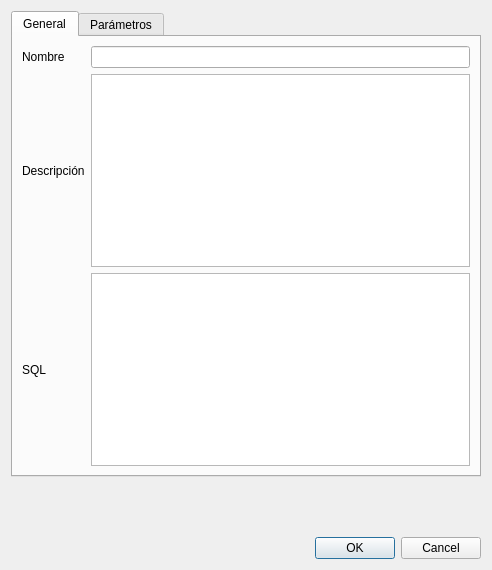
<?xml version="1.0" encoding="UTF-8"?>
<ui version="4.0">
 <class>TableDlgClass</class>
 <widget class="DataDialog" name="TableDlgClass">
  <property name="geometry">
   <rect>
    <x>0</x>
    <y>0</y>
    <width>492</width>
    <height>570</height>
   </rect>
  </property>
  <property name="windowTitle">
   <string>Datos de la Tabla</string>
  </property>
  <layout class="QVBoxLayout" name="verticalLayout_3">
   <item>
    <widget class="QTabWidget" name="tabs">
     <property name="currentIndex">
      <number>0</number>
     </property>
     <widget class="QWidget" name="general">
      <attribute name="title">
       <string>General</string>
      </attribute>
      <layout class="QVBoxLayout" name="verticalLayout">
       <item>
        <layout class="QGridLayout" name="gridLayout">
         <item row="0" column="0">
          <widget class="QLabel" name="label_3">
           <property name="text">
            <string>Nombre</string>
           </property>
           <property name="buddy">
            <cstring>nombre</cstring>
           </property>
          </widget>
         </item>
         <item row="0" column="1">
          <widget class="QLineEdit" name="nombre"/>
         </item>
         <item row="1" column="0">
          <widget class="QLabel" name="label">
           <property name="text">
            <string>Descripción</string>
           </property>
           <property name="buddy">
            <cstring>descripcion</cstring>
           </property>
          </widget>
         </item>
         <item row="1" column="1">
          <widget class="QTextEdit" name="descripcion"/>
         </item>
         <item row="2" column="0">
          <widget class="QLabel" name="label_2">
           <property name="text">
            <string>SQL</string>
           </property>
           <property name="buddy">
            <cstring>sql</cstring>
           </property>
          </widget>
         </item>
         <item row="2" column="1">
          <widget class="QTextEdit" name="sql"/>
         </item>
        </layout>
       </item>
      </layout>
     </widget>
     <widget class="QWidget" name="parametros">
      <attribute name="title">
       <string>Parámetros</string>
      </attribute>
      <layout class="QVBoxLayout" name="verticalLayout_2">
       <item>
        <layout class="QGridLayout" name="gridLayout_2">
         <item row="0" column="0">
          <widget class="QLabel" name="label_4">
           <property name="text">
            <string>Título</string>
           </property>
           <property name="buddy">
            <cstring>titulo</cstring>
           </property>
          </widget>
         </item>
         <item row="0" column="1">
          <widget class="QLineEdit" name="titulo"/>
         </item>
         <item row="1" column="0">
          <widget class="QLabel" name="label_5">
           <property name="text">
            <string>Nombre eje X</string>
           </property>
           <property name="buddy">
            <cstring>nombreX</cstring>
           </property>
          </widget>
         </item>
         <item row="1" column="1">
          <widget class="QLineEdit" name="nombreX"/>
         </item>
         <item row="2" column="0">
          <widget class="QLabel" name="label_6">
           <property name="text">
            <string>Nombre eje Y</string>
           </property>
           <property name="buddy">
            <cstring>nombreY</cstring>
           </property>
          </widget>
         </item>
         <item row="2" column="1">
          <widget class="QLineEdit" name="nombreY"/>
         </item>
        </layout>
       </item>
       <item>
        <widget class="QGroupBox" name="groupBox">
         <property name="title">
          <string>Tipo de Tabla</string>
         </property>
         <widget class="QRadioButton" name="barras">
          <property name="geometry">
           <rect>
            <x>20</x>
            <y>30</y>
            <width>105</width>
            <height>23</height>
           </rect>
          </property>
          <property name="text">
           <string>Barras</string>
          </property>
         </widget>
         <widget class="QRadioButton" name="barrasAc">
          <property name="geometry">
           <rect>
            <x>20</x>
            <y>60</y>
            <width>161</width>
            <height>23</height>
           </rect>
          </property>
          <property name="text">
           <string>Barras acumulativo</string>
          </property>
         </widget>
         <widget class="QRadioButton" name="tarta">
          <property name="geometry">
           <rect>
            <x>20</x>
            <y>90</y>
            <width>105</width>
            <height>23</height>
           </rect>
          </property>
          <property name="text">
           <string>Tarta</string>
          </property>
         </widget>
         <widget class="QRadioButton" name="lineas">
          <property name="geometry">
           <rect>
            <x>20</x>
            <y>120</y>
            <width>105</width>
            <height>23</height>
           </rect>
          </property>
          <property name="text">
           <string>Líneas</string>
          </property>
         </widget>
        </widget>
       </item>
      </layout>
     </widget>
    </widget>
   </item>
   <item>
    <spacer name="verticalSpacer">
     <property name="orientation">
      <enum>Qt::Vertical</enum>
     </property>
     <property name="sizeHint" stdset="0">
      <size>
       <width>206</width>
       <height>31</height>
      </size>
     </property>
    </spacer>
   </item>
   <item>
    <widget class="QDialogButtonBox" name="buttonBox">
     <property name="standardButtons">
      <set>QDialogButtonBox::Cancel|QDialogButtonBox::Ok</set>
     </property>
    </widget>
   </item>
  </layout>
 </widget>
 <customwidgets>
  <customwidget>
   <class>DataDialog</class>
   <extends>QDialog</extends>
   <header>ts.h</header>
   <container>1</container>
  </customwidget>
 </customwidgets>
 <tabstops>
  <tabstop>tabs</tabstop>
  <tabstop>nombre</tabstop>
  <tabstop>descripcion</tabstop>
  <tabstop>sql</tabstop>
  <tabstop>titulo</tabstop>
  <tabstop>nombreX</tabstop>
  <tabstop>nombreY</tabstop>
  <tabstop>barras</tabstop>
  <tabstop>barrasAc</tabstop>
  <tabstop>tarta</tabstop>
  <tabstop>lineas</tabstop>
  <tabstop>buttonBox</tabstop>
 </tabstops>
 <resources/>
 <connections>
  <connection>
   <sender>buttonBox</sender>
   <signal>accepted()</signal>
   <receiver>TableDlgClass</receiver>
   <slot>accept()</slot>
   <hints>
    <hint type="sourcelabel">
     <x>245</x>
     <y>544</y>
    </hint>
    <hint type="destinationlabel">
     <x>245</x>
     <y>284</y>
    </hint>
   </hints>
  </connection>
  <connection>
   <sender>buttonBox</sender>
   <signal>rejected()</signal>
   <receiver>TableDlgClass</receiver>
   <slot>reject()</slot>
   <hints>
    <hint type="sourcelabel">
     <x>245</x>
     <y>544</y>
    </hint>
    <hint type="destinationlabel">
     <x>245</x>
     <y>284</y>
    </hint>
   </hints>
  </connection>
 </connections>
</ui>
